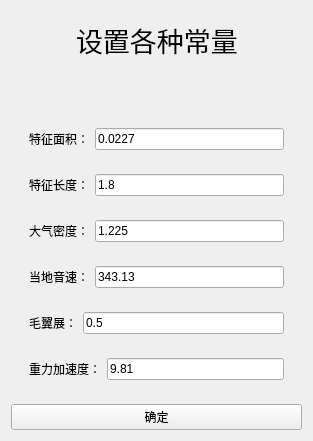
<?xml version="1.0" encoding="UTF-8"?>
<ui version="4.0">
 <class>SetConstData</class>
 <widget class="QWidget" name="SetConstData">
  <property name="geometry">
   <rect>
    <x>0</x>
    <y>0</y>
    <width>313</width>
    <height>432</height>
   </rect>
  </property>
  <property name="windowTitle">
   <string>Form</string>
  </property>
  <layout class="QVBoxLayout" name="verticalLayout">
   <item>
    <widget class="QWidget" name="widget_14" native="true">
     <layout class="QHBoxLayout" name="horizontalLayout_17">
      <item>
       <spacer name="horizontalSpacer">
        <property name="orientation">
         <enum>Qt::Horizontal</enum>
        </property>
        <property name="sizeHint" stdset="0">
         <size>
          <width>40</width>
          <height>20</height>
         </size>
        </property>
       </spacer>
      </item>
      <item>
       <widget class="QLabel" name="label">
        <property name="sizePolicy">
         <sizepolicy hsizetype="Preferred" vsizetype="Preferred">
          <horstretch>0</horstretch>
          <verstretch>0</verstretch>
         </sizepolicy>
        </property>
        <property name="font">
         <font>
          <pointsize>20</pointsize>
         </font>
        </property>
        <property name="text">
         <string>设置各种常量</string>
        </property>
       </widget>
      </item>
      <item>
       <spacer name="horizontalSpacer_2">
        <property name="orientation">
         <enum>Qt::Horizontal</enum>
        </property>
        <property name="sizeHint" stdset="0">
         <size>
          <width>40</width>
          <height>20</height>
         </size>
        </property>
       </spacer>
      </item>
     </layout>
    </widget>
   </item>
   <item>
    <spacer name="verticalSpacer">
     <property name="orientation">
      <enum>Qt::Vertical</enum>
     </property>
     <property name="sizeType">
      <enum>QSizePolicy::Fixed</enum>
     </property>
     <property name="sizeHint" stdset="0">
      <size>
       <width>20</width>
       <height>35</height>
      </size>
     </property>
    </spacer>
   </item>
   <item>
    <widget class="QWidget" name="widget_13" native="true">
     <layout class="QVBoxLayout" name="verticalLayout_2">
      <item>
       <widget class="QWidget" name="widget_4" native="true">
        <layout class="QHBoxLayout" name="horizontalLayout_5">
         <item>
          <widget class="QLabel" name="label_6">
           <property name="text">
            <string>特征面积：</string>
           </property>
          </widget>
         </item>
         <item>
          <widget class="QLineEdit" name="lineEdit_5">
           <property name="text">
            <string>0.0227</string>
           </property>
          </widget>
         </item>
        </layout>
       </widget>
      </item>
      <item>
       <widget class="QWidget" name="widget" native="true">
        <layout class="QHBoxLayout" name="horizontalLayout_7">
         <item>
          <widget class="QLabel" name="label_8">
           <property name="text">
            <string>特征长度：</string>
           </property>
          </widget>
         </item>
         <item>
          <widget class="QLineEdit" name="lineEdit_7">
           <property name="text">
            <string>1.8</string>
           </property>
          </widget>
         </item>
        </layout>
       </widget>
      </item>
      <item>
       <widget class="QWidget" name="widget_3" native="true">
        <layout class="QHBoxLayout" name="horizontalLayout_9">
         <item>
          <widget class="QLabel" name="label_10">
           <property name="text">
            <string>大气密度：</string>
           </property>
          </widget>
         </item>
         <item>
          <widget class="QLineEdit" name="lineEdit_9">
           <property name="text">
            <string>1.225</string>
           </property>
          </widget>
         </item>
        </layout>
       </widget>
      </item>
      <item>
       <widget class="QWidget" name="widget_2" native="true">
        <layout class="QHBoxLayout" name="horizontalLayout_11">
         <item>
          <widget class="QLabel" name="label_12">
           <property name="text">
            <string>当地音速：</string>
           </property>
          </widget>
         </item>
         <item>
          <widget class="QLineEdit" name="lineEdit_11">
           <property name="text">
            <string>343.13</string>
           </property>
          </widget>
         </item>
        </layout>
       </widget>
      </item>
      <item>
       <widget class="QWidget" name="widget_10" native="true">
        <layout class="QHBoxLayout" name="horizontalLayout_13">
         <item>
          <widget class="QLabel" name="label_14">
           <property name="text">
            <string>毛翼展：</string>
           </property>
          </widget>
         </item>
         <item>
          <widget class="QLineEdit" name="lineEdit_13">
           <property name="text">
            <string>0.5</string>
           </property>
          </widget>
         </item>
        </layout>
       </widget>
      </item>
      <item>
       <widget class="QWidget" name="widget_11" native="true">
        <layout class="QHBoxLayout" name="horizontalLayout_14">
         <item>
          <widget class="QLabel" name="label_15">
           <property name="text">
            <string>重力加速度：</string>
           </property>
          </widget>
         </item>
         <item>
          <widget class="QLineEdit" name="lineEdit_14">
           <property name="text">
            <string>9.81</string>
           </property>
          </widget>
         </item>
        </layout>
       </widget>
      </item>
     </layout>
    </widget>
   </item>
   <item>
    <widget class="QPushButton" name="pushButton">
     <property name="text">
      <string>确定</string>
     </property>
    </widget>
   </item>
  </layout>
 </widget>
 <resources/>
 <connections/>
</ui>
